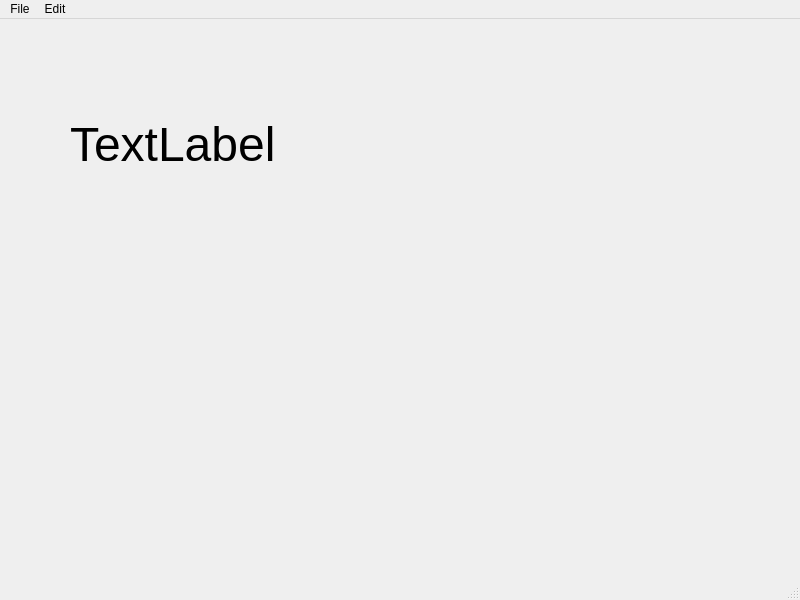
<?xml version="1.0" encoding="UTF-8"?>
<ui version="4.0">
 <class>MainWindow</class>
 <widget class="QMainWindow" name="MainWindow">
  <property name="geometry">
   <rect>
    <x>0</x>
    <y>0</y>
    <width>800</width>
    <height>600</height>
   </rect>
  </property>
  <property name="windowTitle">
   <string>MainWindow</string>
  </property>
  <widget class="QWidget" name="centralwidget">
   <widget class="QLabel" name="label">
    <property name="geometry">
     <rect>
      <x>70</x>
      <y>20</y>
      <width>431</width>
      <height>211</height>
     </rect>
    </property>
    <property name="font">
     <font>
      <pointsize>36</pointsize>
     </font>
    </property>
    <property name="text">
     <string>TextLabel</string>
    </property>
   </widget>
  </widget>
  <widget class="QMenuBar" name="menubar">
   <property name="geometry">
    <rect>
     <x>0</x>
     <y>0</y>
     <width>800</width>
     <height>21</height>
    </rect>
   </property>
   <widget class="QMenu" name="menuFile">
    <property name="title">
     <string>File</string>
    </property>
    <addaction name="actionNew"/>
    <addaction name="actionSave"/>
   </widget>
   <widget class="QMenu" name="menuEdit">
    <property name="title">
     <string>Edit</string>
    </property>
    <addaction name="actionCopy"/>
    <addaction name="actionPaste"/>
   </widget>
   <addaction name="menuFile"/>
   <addaction name="menuEdit"/>
  </widget>
  <widget class="QStatusBar" name="statusbar"/>
  <action name="actionEdit">
   <property name="text">
    <string>Edit</string>
   </property>
  </action>
  <action name="actionNew">
   <property name="text">
    <string>New</string>
   </property>
   <property name="statusTip">
    <string>Create a new file </string>
   </property>
   <property name="shortcut">
    <string>Ctrl+N</string>
   </property>
  </action>
  <action name="actionSave">
   <property name="text">
    <string>Save</string>
   </property>
   <property name="statusTip">
    <string>Save a file</string>
   </property>
   <property name="shortcut">
    <string>Ctrl+S</string>
   </property>
  </action>
  <action name="actionCopy">
   <property name="text">
    <string>Copy</string>
   </property>
   <property name="statusTip">
    <string>Copy a file</string>
   </property>
   <property name="shortcut">
    <string>Ctrl+C</string>
   </property>
  </action>
  <action name="actionPaste">
   <property name="text">
    <string>Paste</string>
   </property>
   <property name="statusTip">
    <string>Paste a file</string>
   </property>
   <property name="shortcut">
    <string>Ctrl+V</string>
   </property>
  </action>
 </widget>
 <resources/>
 <connections/>
</ui>
